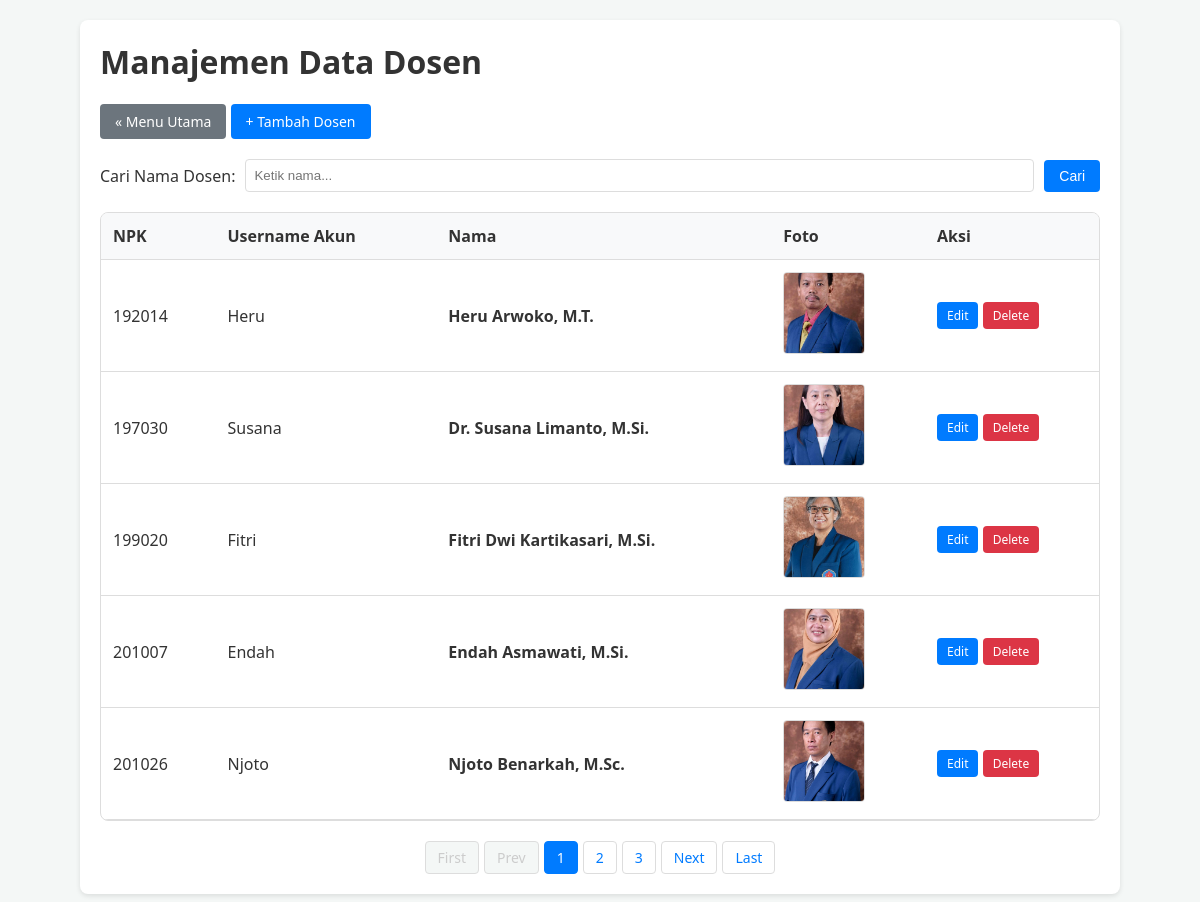
Screenshot of /dosen_tampilan.php (signed in) with the database file from the repository.
### tables this page shows
CREATE TABLE `akun` (
  `username` varchar(20) NOT NULL,
  `password` varchar(100) DEFAULT NULL,
  `nrp_mahasiswa` char(9) DEFAULT NULL,
  `npk_dosen` char(6) DEFAULT NULL,
  `isadmin` tinyint(1) DEFAULT 0,
  PRIMARY KEY (`username`),
  KEY `fk_akun_mahasiswa_idx` (`nrp_mahasiswa`),
  KEY `fk_akun_dosen1_idx` (`npk_dosen`),
  CONSTRAINT `fk_akun_dosen1` FOREIGN KEY (`npk_dosen`) REFERENCES `dosen` (`npk`) ON DELETE CASCADE ON UPDATE CASCADE,
  CONSTRAINT `fk_akun_mahasiswa` FOREIGN KEY (`nrp_mahasiswa`) REFERENCES `mahasiswa` (`nrp`) ON DELETE CASCADE ON UPDATE CASCADE
);

CREATE TABLE `dosen` (
  `npk` char(6) NOT NULL,
  `nama` varchar(45) DEFAULT NULL,
  `foto_extension` varchar(4) DEFAULT NULL,
  PRIMARY KEY (`npk`)
);

### class/parent.php (called while the page is built, shortened)
<?php
class OrangTua
{
    public function __construct()
    {
        $this->mysqli = new mysqli(SERVER_NAME, USER_NAME, PASSWORD, DB_NAME);
    }
}

### class/dosen.php (called while the page is built, shortened)
<?php
require_once("parent.php");
class Dosen extends OrangTua
{
    public function getTotalDosen($cari = "")
    {
        if (empty($cari)) {
            $sql = "SELECT COUNT(*) AS total FROM dosen";
            $stmt = $this->mysqli->prepare($sql);
        } else {
            $sql = "SELECT COUNT(*) AS total FROM dosen WHERE nama LIKE ?";
            $stmt = $this->mysqli->prepare($sql);
            $search = "%" . $cari . "%";
            $stmt->bind_param("s", $search);
        }
        $stmt->execute();
        $result = $stmt->get_result();
        if ($result) {
            return $result->fetch_assoc()['total'];
        }
        return 0;
    }
    public function getDosenWithPaging($offset, $limit, $cari = "")
    {
        $offset = (int)$offset;
        $limit = (int)$limit;
        if (empty($cari)) {
            $sql = "SELECT d.*, a.username FROM dosen d
                    LEFT JOIN akun a ON d.npk = a.npk_dosen
                    ORDER BY d.npk ASC LIMIT ?, ?";
            $stmt = $this->mysqli->prepare($sql);
            $stmt->bind_param("ii", $offset, $limit);
        }
        $stmt->execute();
        return $stmt->get_result();
    }
}

### dosen_tampilan.php (the view, shortened to what this page needs)
<?php
require_once("class/Dosen.php");
$cari = "";
$limit = 5;
$page = 1;
$offset = ($page - 1) * $limit;
$dosen = new Dosen();
$totalDosen = $dosen->getTotalDosen($cari);
$totalPages = (int)(($totalDosen + $limit - 1) / $limit);
$listDosen = $dosen->getDosenWithPaging($offset, $limit, $cari);
?>
<!DOCTYPE html>
<html lang="en">
<head>
    <link rel="stylesheet" href="css/dosen_tampilan_style.css">
</head>
<body>
    <div class="container">
        <h1>Manajemen Data Dosen</h1>
        <div style="margin-bottom: 20px;">
            <a href="index.php" class="btn btn-secondary">&laquo; Menu Utama</a>
            <a href="doseninsert.php" class="btn btn-primary">+ Tambah Dosen</a>
        </div>
        <form action="dosen_tampilan.php" method="get" class="search-box">
            <label for="cari">Cari Nama Dosen:</label>
            <input type="text" id="cari" name="cari" value="<?php echo ($cari); ?>" placeholder="Ketik nama...">
            <button type="submit" class="btn btn-primary">Cari</button>
        </form>
        <div class="table-responsive">
            <table>
                <thead>
                    <tr>
                        <th>NPK</th>
                        <th>Username Akun</th>
                        <th>Nama</th>
                        <th>Foto</th>
                        <th style="width: 150px;">Aksi</th>
                    </tr>
                </thead>
                <tbody>
                    <?php
                    if ($listDosen->num_rows > 0) {
                        while ($row = $listDosen->fetch_assoc()) {
                    ?>
                            <tr>
                                <td><?php echo $row['npk'] ?></td>
                                <td>
                                    <?php
                                    if (isset($row['username']) && $row['username']) {
                                        echo $row['username'];
                                    } else {
                                        echo '<span style="color:var(--btn-secondary); font-style:italic;">tidak ada</span>';
                                    }
                                    ?>
                                </td>
                                <td><b><?php echo $row['nama'] ?></b></td>
                                <td>
                                    <?php
                                    if ($row['foto_extension']) {
                                        echo '<img src="image/' . $row['npk'] . '.' . $row['foto_extension'] . '" class="foto-dosen">';
                                    } else {
                                        echo 'Tidak ada foto';
                                    }
                                    ?>
                                </td>
                                <td>
                                    <a href="dosenedit.php?npk=<?php echo $row['npk'] ?>" class="btn btn-sm btn-primary">Edit</a>
                                    <a href="dosendelete_process.php?npk=<?php echo $row['npk'] ?>" class="btn btn-sm btn-danger tombol-hapus">Delete</a>
                                </td>
                            </tr>
                    <?php
                        }
                    } else {
                        echo '<tr><td colspan="5" align="center">Tidak ada data dosen ditemukan.</td></tr>';
                    }
                    ?>
                </tbody>
            </table>
        </div>
        <?php if ($totalPages > 1) { ?>
            <div class="pagination-container">
                <?php
                $cari_param = "";
                if ($page > 1) {
                    echo '<a href="dosen_tampilan.php?page=1' . $cari_param . '" class="page-link">First</a>';
                } else {
                    echo '<span class="page-link disabled">First</span>';
                }
                if ($page > 1) {
                    echo '<a href="dosen_tampilan.php?page=' . ($page - 1) . $cari_param . '" class="page-link">Prev</a>';
                } else {
                    echo '<span class="page-link disabled">Prev</span>';
                }
                for ($i = 1; $i <= $totalPages; $i++) {
                    if ($i == $page) {
                        echo '<span class="page-link active">' . $i . '</span>';
                    } else {
                        echo '<a href="dosen_tampilan.php?page=' . $i . $cari_param . '" class="page-link">' . $i . '</a>';
                    }
                }
                if ($page < $totalPages) {
                    echo '<a href="dosen_tampilan.php?page=' . ($page + 1) . $cari_param . '" class="page-link">Next</a>';
                } else {
                    echo '<span class="page-link disabled">Next</span>';
                }
                if ($page < $totalPages) {
                    echo '<a href="dosen_tampilan.php?page=' . $totalPages . $cari_param . '" class="page-link">Last</a>';
                } else {
                    echo '<span class="page-link disabled">Last</span>';
                }
                ?>
            </div>
        <?php } ?>
    </div>
</body>
</html>

### css/dosen_tampilan_style.css (style rules this page uses)
:root { --bg-color: #f4f7f6; --container-bg: #ffffff; --text-color: #333333; --border-color: #ddd; --table-head-bg: #f8f9fa; --table-row-hover: #f9f9f9; --shadow-color: rgba(0, 0, 0, 0.1); --btn-primary: #007bff; --btn-danger: #dc3545; --btn-secondary: #6c757d; --btn-text: #ffffff; --page-link-bg: #fff; --page-link-color: #007bff; --page-active-bg: #007bff; --page-active-text: #fff; --page-disabled: #ccc; }
body { font-family: "Segoe UI", sans-serif; margin: 20px; background-color: var(--bg-color); color: var(--text-color); transition: background-color 0.3s, color 0.3s; }
h1 { margin-top: 0; }
a { text-decoration: none; }
.container { background: var(--container-bg); padding: 20px; border-radius: 8px; box-shadow: 0 2px 5px var(--shadow-color); max-width: 1000px; margin: 0 auto; }
.btn { padding: 8px 15px; cursor: pointer; border: none; border-radius: 4px; color: var(--btn-text); font-size: 14px; display: inline-block; transition: opacity 0.2s; text-align: center; }
.btn-primary { background-color: var(--btn-primary); }
.btn-danger { background-color: var(--btn-danger); }
.btn-secondary { background-color: var(--btn-secondary); }
.btn-sm { padding: 5px 10px; font-size: 12px; }
.search-box { margin-bottom: 20px; display: flex; gap: 10px; flex-wrap: wrap; align-items: center; }
.search-box input[type="text"] { padding: 8px; border: 1px solid var(--border-color); border-radius: 4px; background-color: var(--container-bg); color: var(--text-color); flex: 1; min-width: 200px; }
.table-responsive { overflow-x: auto; background: var(--container-bg); border-radius: 8px; border: 1px solid var(--border-color); }
table { width: 100%; border-collapse: collapse; min-width: 600px; }
th, td { padding: 12px; border-bottom: 1px solid var(--border-color); text-align: left; vertical-align: middle; }
th { background-color: var(--table-head-bg); font-weight: bold; }
.pagination-container { margin-top: 20px; display: flex; justify-content: center; gap: 5px; flex-wrap: wrap; }
.page-link { padding: 6px 12px; border: 1px solid var(--border-color); background-color: var(--page-link-bg); color: var(--page-link-color); border-radius: 4px; font-size: 14px; }
.page-link.active { background-color: var(--page-active-bg); color: var(--page-active-text); border-color: var(--page-active-bg); pointer-events: none; }
.page-link.disabled { color: var(--page-disabled); background-color: var(--bg-color); pointer-events: none; }
.foto-dosen { width: 80px; height: 80px; object-fit: cover; border-radius: 4px; border: 1px solid var(--border-color); }

### rows the page displays
akun: npk_dosen.npk "192014", username "Heru", npk_dosen.nama "Heru Arwoko, M.T.", npk_dosen.foto_extension (picture)
akun: npk_dosen.npk "197030", username "Susana", npk_dosen.nama "Dr. Susana Limanto, M.Si.", npk_dosen.foto_extension (picture)
akun: npk_dosen.npk "199020", username "Fitri", npk_dosen.nama "Fitri Dwi Kartikasari, M.Si.", npk_dosen.foto_extension (picture)
akun: npk_dosen.npk "201007", username "Endah", npk_dosen.nama "Endah Asmawati, M.Si.", npk_dosen.foto_extension (picture)
akun: npk_dosen.npk "201026", username "Njoto", npk_dosen.nama "Njoto Benarkah, M.Sc.", npk_dosen.foto_extension (picture)
